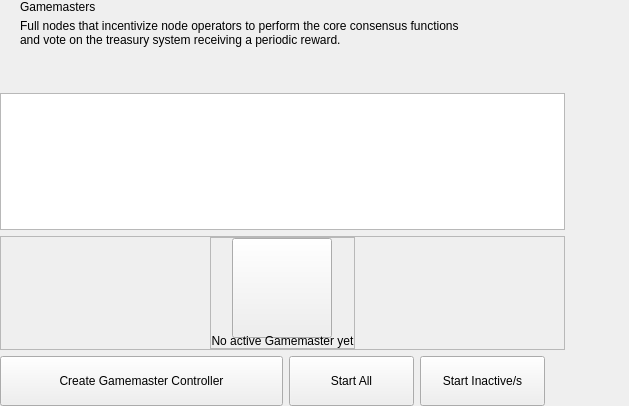
<?xml version="1.0" encoding="UTF-8"?>
<ui version="4.0">
 <class>GamemastersWidget</class>
 <widget class="QWidget" name="GamemastersWidget">
  <property name="geometry">
   <rect>
    <x>0</x>
    <y>0</y>
    <width>629</width>
    <height>406</height>
   </rect>
  </property>
  <property name="windowTitle">
   <string notr="true">N/A</string>
  </property>
  <layout class="QHBoxLayout" name="horizontalLayout_2" stretch="2,1">
   <property name="spacing">
    <number>0</number>
   </property>
   <property name="leftMargin">
    <number>0</number>
   </property>
   <property name="topMargin">
    <number>0</number>
   </property>
   <property name="rightMargin">
    <number>0</number>
   </property>
   <property name="bottomMargin">
    <number>0</number>
   </property>
   <item>
    <widget class="QWidget" name="left" native="true">
     <layout class="QVBoxLayout" name="verticalLayout_3">
      <property name="leftMargin">
       <number>0</number>
      </property>
      <property name="topMargin">
       <number>0</number>
      </property>
      <property name="rightMargin">
       <number>0</number>
      </property>
      <property name="bottomMargin">
       <number>0</number>
      </property>
      <item>
       <layout class="QVBoxLayout" name="verticalLayout_2">
        <property name="spacing">
         <number>6</number>
        </property>
        <item>
         <layout class="QHBoxLayout" name="horizontalLayout_3">
          <property name="spacing">
           <number>0</number>
          </property>
          <property name="leftMargin">
           <number>20</number>
          </property>
          <item>
           <layout class="QVBoxLayout" name="verticalLayout_8">
            <property name="spacing">
             <number>5</number>
            </property>
            <item>
             <widget class="QLabel" name="labelTitle">
              <property name="text">
               <string>Gamemasters</string>
              </property>
             </widget>
            </item>
            <item alignment="Qt::AlignTop">
             <widget class="QLabel" name="labelSubtitle1">
              <property name="text">
               <string>Full nodes that incentivize node operators to perform the core consensus functions
and vote on the treasury system receiving a periodic reward.</string>
              </property>
             </widget>
            </item>
           </layout>
          </item>
          <item>
           <spacer name="horizontalSpacer">
            <property name="orientation">
             <enum>Qt::Horizontal</enum>
            </property>
            <property name="sizeHint" stdset="0">
             <size>
              <width>40</width>
              <height>20</height>
             </size>
            </property>
           </spacer>
          </item>
         </layout>
        </item>
        <item>
         <spacer name="verticalSpacer_2">
          <property name="orientation">
           <enum>Qt::Vertical</enum>
          </property>
          <property name="sizeType">
           <enum>QSizePolicy::Fixed</enum>
          </property>
          <property name="sizeHint" stdset="0">
           <size>
            <width>20</width>
            <height>40</height>
           </size>
          </property>
         </spacer>
        </item>
        <item>
         <layout class="QVBoxLayout" name="verticalLayout_6"/>
        </item>
        <item>
         <widget class="QListView" name="listGm">
          <property name="mouseTracking">
           <bool>true</bool>
          </property>
         </widget>
        </item>
        <item>
         <widget class="QFrame" name="emptyContainer">
          <property name="minimumSize">
           <size>
            <width>0</width>
            <height>100</height>
           </size>
          </property>
          <property name="frameShape">
           <enum>QFrame::StyledPanel</enum>
          </property>
          <property name="frameShadow">
           <enum>QFrame::Raised</enum>
          </property>
          <layout class="QVBoxLayout" name="verticalLayout_7" stretch="1,8">
           <property name="spacing">
            <number>0</number>
           </property>
           <property name="leftMargin">
            <number>0</number>
           </property>
           <property name="topMargin">
            <number>0</number>
           </property>
           <property name="rightMargin">
            <number>0</number>
           </property>
           <property name="bottomMargin">
            <number>0</number>
           </property>
           <item>
            <spacer name="verticalSpacer">
             <property name="orientation">
              <enum>Qt::Vertical</enum>
             </property>
             <property name="sizeHint" stdset="0">
              <size>
               <width>20</width>
               <height>20</height>
              </size>
             </property>
            </spacer>
           </item>
           <item alignment="Qt::AlignHCenter|Qt::AlignVCenter">
            <widget class="QFrame" name="emptyScreen">
             <property name="sizePolicy">
              <sizepolicy hsizetype="Expanding" vsizetype="Expanding">
               <horstretch>0</horstretch>
               <verstretch>0</verstretch>
              </sizepolicy>
             </property>
             <property name="frameShape">
              <enum>QFrame::StyledPanel</enum>
             </property>
             <property name="frameShadow">
              <enum>QFrame::Raised</enum>
             </property>
             <layout class="QVBoxLayout" name="verticalLayout">
              <property name="spacing">
               <number>30</number>
              </property>
              <property name="leftMargin">
               <number>0</number>
              </property>
              <property name="topMargin">
               <number>0</number>
              </property>
              <property name="rightMargin">
               <number>0</number>
              </property>
              <property name="bottomMargin">
               <number>0</number>
              </property>
              <item alignment="Qt::AlignHCenter|Qt::AlignVCenter">
               <widget class="QPushButton" name="pushImgEmpty">
                <property name="minimumSize">
                 <size>
                  <width>100</width>
                  <height>100</height>
                 </size>
                </property>
                <property name="maximumSize">
                 <size>
                  <width>100</width>
                  <height>100</height>
                 </size>
                </property>
                <property name="focusPolicy">
                 <enum>Qt::NoFocus</enum>
                </property>
                <property name="text">
                 <string/>
                </property>
                <property name="iconSize">
                 <size>
                  <width>100</width>
                  <height>100</height>
                 </size>
                </property>
               </widget>
              </item>
              <item alignment="Qt::AlignHCenter|Qt::AlignVCenter">
               <widget class="QLabel" name="labelEmpty">
                <property name="styleSheet">
                 <string notr="true"/>
                </property>
                <property name="text">
                 <string>No active Gamemaster yet</string>
                </property>
                <property name="alignment">
                 <set>Qt::AlignCenter</set>
                </property>
               </widget>
              </item>
             </layout>
            </widget>
           </item>
          </layout>
         </widget>
        </item>
        <item>
         <layout class="QHBoxLayout" name="horizontalLayout_7">
          <property name="rightMargin">
           <number>20</number>
          </property>
          <item>
           <spacer name="horizontalSpacer_5">
            <property name="orientation">
             <enum>Qt::Horizontal</enum>
            </property>
            <property name="sizeType">
             <enum>QSizePolicy::Expanding</enum>
            </property>
            <property name="sizeHint" stdset="0">
             <size>
              <width>40</width>
              <height>20</height>
             </size>
            </property>
           </spacer>
          </item>
          <item>
           <widget class="QPushButton" name="pushButtonSave">
            <property name="minimumSize">
             <size>
              <width>283</width>
              <height>50</height>
             </size>
            </property>
            <property name="maximumSize">
             <size>
              <width>283</width>
              <height>50</height>
             </size>
            </property>
            <property name="focusPolicy">
             <enum>Qt::NoFocus</enum>
            </property>
            <property name="text">
             <string>Create Gamemaster Controller</string>
            </property>
           </widget>
          </item>
          <item>
           <widget class="QPushButton" name="pushButtonStartAll">
            <property name="minimumSize">
             <size>
              <width>125</width>
              <height>50</height>
             </size>
            </property>
            <property name="text">
             <string>Start All</string>
            </property>
           </widget>
          </item>
          <item>
           <widget class="QPushButton" name="pushButtonStartMissing">
            <property name="minimumSize">
             <size>
              <width>125</width>
              <height>50</height>
             </size>
            </property>
            <property name="text">
             <string>Start Inactive/s</string>
            </property>
           </widget>
          </item>
         </layout>
        </item>
       </layout>
      </item>
     </layout>
    </widget>
   </item>
   <item>
    <widget class="QWidget" name="right" native="true">
     <layout class="QVBoxLayout" name="verticalLayout_5">
      <property name="leftMargin">
       <number>0</number>
      </property>
      <property name="topMargin">
       <number>0</number>
      </property>
      <property name="rightMargin">
       <number>0</number>
      </property>
      <property name="bottomMargin">
       <number>0</number>
      </property>
      <item>
       <layout class="QVBoxLayout" name="verticalLayout_4">
        <property name="spacing">
         <number>6</number>
        </property>
        <item>
         <widget class="OptionButton" name="btnCoinControl" native="true">
          <property name="minimumSize">
           <size>
            <width>0</width>
            <height>50</height>
           </size>
          </property>
         </widget>
        </item>
        <item>
         <widget class="OptionButton" name="btnAbout" native="true">
          <property name="minimumSize">
           <size>
            <width>0</width>
            <height>50</height>
           </size>
          </property>
         </widget>
        </item>
        <item>
         <widget class="OptionButton" name="btnAboutController" native="true">
          <property name="minimumSize">
           <size>
            <width>0</width>
            <height>50</height>
           </size>
          </property>
         </widget>
        </item>
        <item>
         <spacer name="verticalSpacer_5">
          <property name="orientation">
           <enum>Qt::Vertical</enum>
          </property>
          <property name="sizeHint" stdset="0">
           <size>
            <width>20</width>
            <height>40</height>
           </size>
          </property>
         </spacer>
        </item>
       </layout>
      </item>
     </layout>
    </widget>
   </item>
  </layout>
 </widget>
 <customwidgets>
  <customwidget>
   <class>OptionButton</class>
   <extends>QWidget</extends>
   <header>qt/pivx/optionbutton.h</header>
   <container>1</container>
  </customwidget>
 </customwidgets>
 <resources/>
 <connections/>
</ui>
